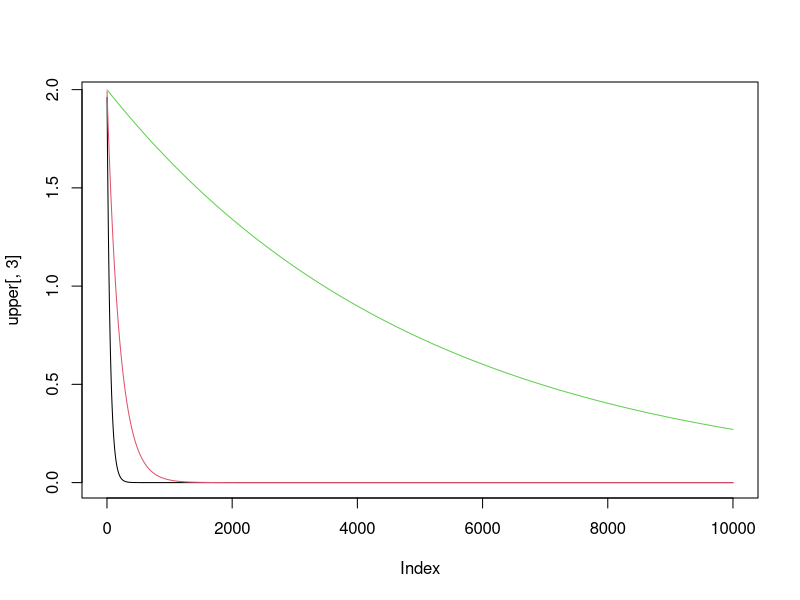

Recreate this plot in R.

n=1:10000
epsilon = c(0.01, 0.05, 0.1)
upper = NULL

for (i in 1:length(epsilon)) {
	upper = cbind(upper, 2*exp(-2*n*epsilon[i]^2))
}

plot(upper[,3], t="l")
lines(upper[,2], col=2)
lines(upper[,1], col=3)
